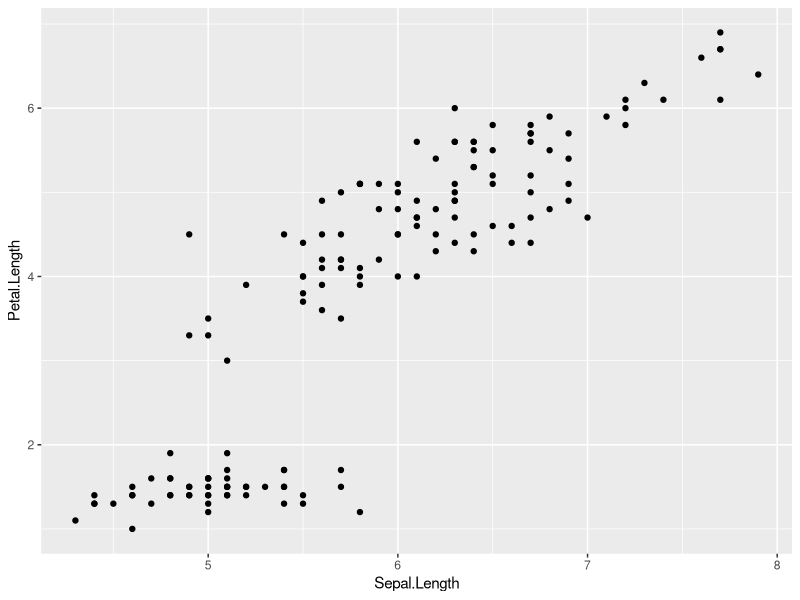
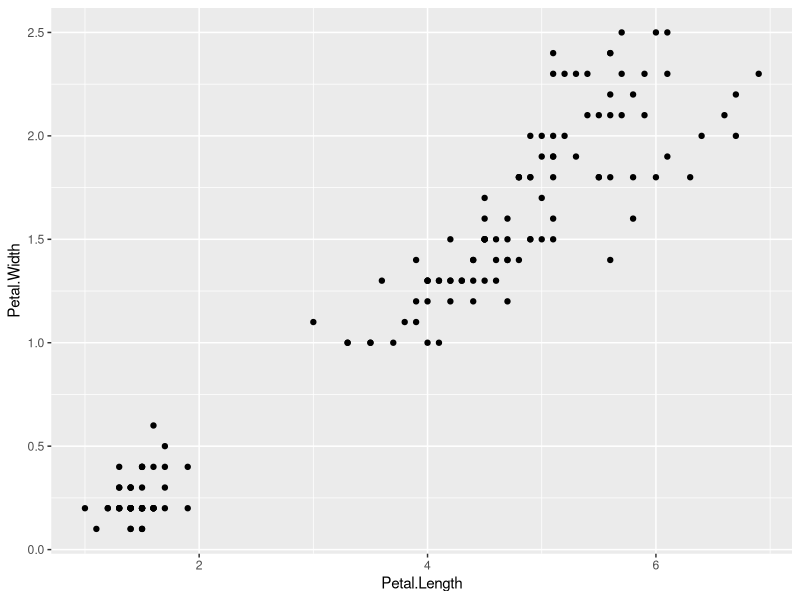

These figures' R source, in order:
## ---- chunk 1
knitr::opts_chunk$set(echo = TRUE)
## ---- chunk 2
5-3*2
8/2**2
## ---- chunk 3
pi <- 3.14159265359
## ---- chunk 4
?mean
## ---- chunk 5
install.packages("ggplot2")
library(ggplot2)
## ---- chunk 6
ggplot(data = iris, mapping = aes(x = Sepal.Length, y = Petal.Length)) +
  geom_point()
## ---- chunk 7
?iris
iris
names(iris)
## ---- chunk 8
ggplot(iris, aes(x=Petal.Length, y=Petal.Width))+
  geom_point()
